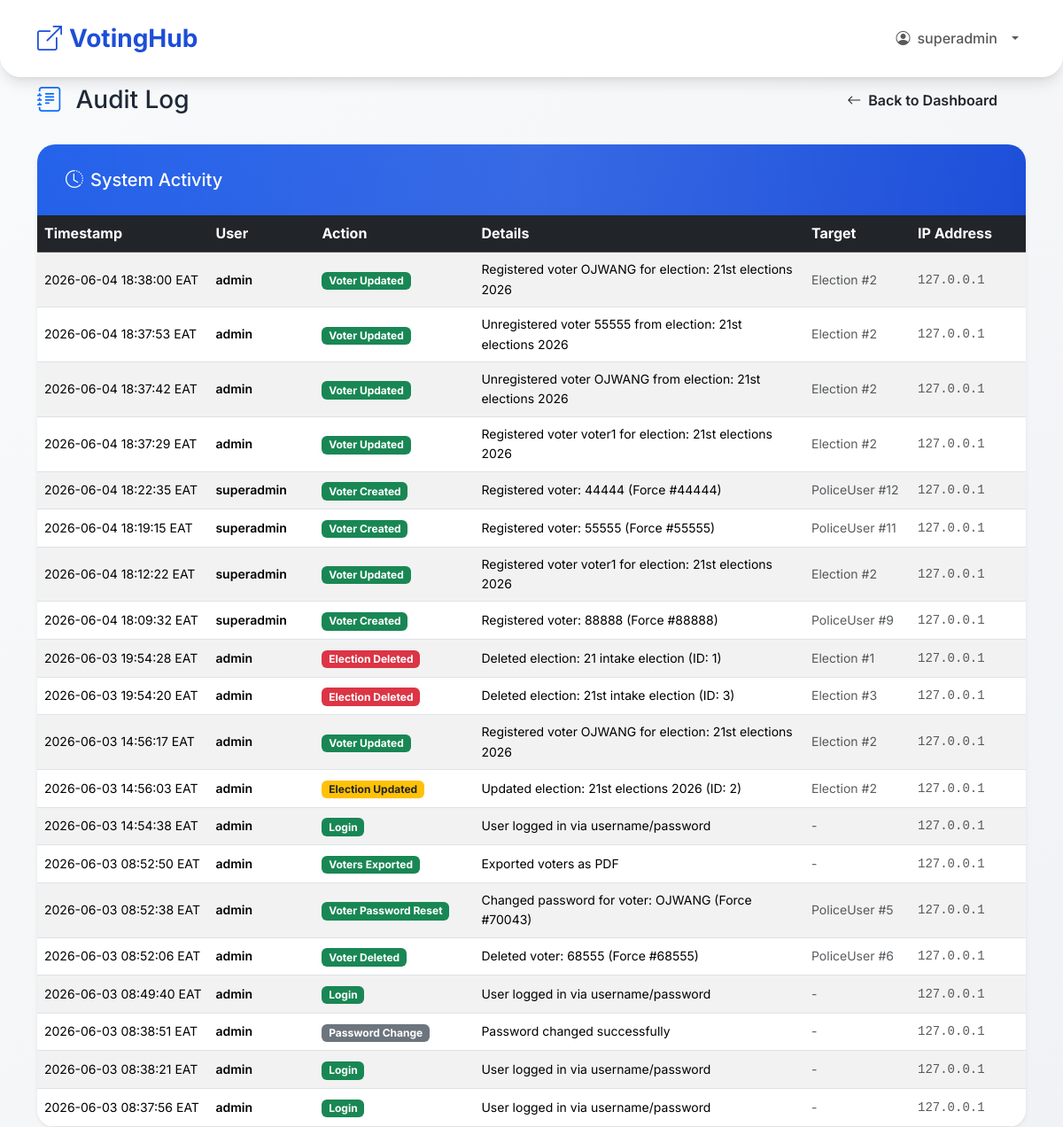
/polls/admin/audit-log/ (signed in), run on the app's committed database.
### polls/models.py (models this page shows, shortened)
class PoliceUser(AbstractUser):
    force_number = models.CharField(
        max_length=50,
        unique=True,
        help_text="Force Number"
    )
    rank = models.CharField(
        max_length=50,
        choices=[
            ('PC', 'PC'),
            ('CPL', 'CPL'),
            ('SGT', 'SGT'),
            ('S/SGT', 'S/SGT'),
            ('HCM', 'HCM'),
            ('AIP', 'AIP'),
            ('IP', 'IP'),
            ('ASP', 'ASP'),
            ('SP', 'SP'),
            ('SSP', 'SSP'),
            ('ACP', 'ACP'),
            ('CP', 'CP'),
        ]
    )
    station = models.CharField(max_length=100)
    phone = models.CharField(max_length=15, blank=True)
    otp_code = models.CharField(max_length=6, blank=True, null=True)
    otp_expiry = models.DateTimeField(blank=True, null=True)
    is_active_voter = models.BooleanField(default=False)
    role = models.CharField(
        max_length=20,
        choices=[
            ('SUPER_ADMIN', 'Super Admin'),
            ('ADMIN', 'Election Admin'),
            ('VOTER', 'Voter'),
        ],
        default='VOTER'
    )
    must_change_password = models.BooleanField(default=True)

class AuditLog(models.Model):
    ACTION_LOGIN = 'LOGIN'
    ACTION_LOGOUT = 'LOGOUT'
    ACTION_VOTE = 'VOTE'
    ACTION_PASSWORD_CHANGE = 'PASSWORD_CHANGE'
    ACTION_ADMIN_CREATE = 'ADMIN_CREATE'
    ACTION_ADMIN_UPDATE = 'ADMIN_UPDATE'
    ACTION_ADMIN_DELETE = 'ADMIN_DELETE'
    ACTION_ELECTION_CREATE = 'ELECTION_CREATE'
    ACTION_ELECTION_UPDATE = 'ELECTION_UPDATE'
    ACTION_ELECTION_DELETE = 'ELECTION_DELETE'
    ACTION_ELECTION_TOGGLE = 'ELECTION_TOGGLE'
    ACTION_CANDIDATE_CREATE = 'CANDIDATE_CREATE'
    ACTION_CANDIDATE_UPDATE = 'CANDIDATE_UPDATE'
    ACTION_CANDIDATE_DELETE = 'CANDIDATE_DELETE'
    ACTION_VOTER_CREATE = 'VOTER_CREATE'
    ACTION_VOTER_UPDATE = 'VOTER_UPDATE'
    ACTION_VOTER_DELETE = 'VOTER_DELETE'
    ACTION_VOTER_RESET_PASSWORD = 'VOTER_RESET_PASSWORD'
    ACTION_VOTER_BULK_CREATE = 'VOTER_BULK_CREATE'
    ACTION_POSITION_CREATE = 'POSITION_CREATE'
    ACTION_POSITION_UPDATE = 'POSITION_UPDATE'
    ACTION_POSITION_DELETE = 'POSITION_DELETE'
    ACTION_EXPORT_VOTERS = 'EXPORT_VOTERS'
    ACTION_EXPORT_CANDIDATES = 'EXPORT_CANDIDATES'
    ACTION_EXPORT_RESULTS = 'EXPORT_RESULTS'
    ACTION_CHOICES = [
        (ACTION_LOGIN, 'Login'),
        (ACTION_LOGOUT, 'Logout'),
        (ACTION_VOTE, 'Vote Cast'),
        (ACTION_PASSWORD_CHANGE, 'Password Change'),
        (ACTION_ADMIN_CREATE, 'Admin Create (Legacy)'),
        (ACTION_ADMIN_UPDATE, 'Admin Update (Legacy)'),
        (ACTION_ADMIN_DELETE, 'Admin Delete (Legacy)'),
        (ACTION_ELECTION_CREATE, 'Election Created'),
        (ACTION_ELECTION_UPDATE, 'Election Updated'),
        (ACTION_ELECTION_DELETE, 'Election Deleted'),
        (ACTION_ELECTION_TOGGLE, 'Election Toggled'),
        (ACTION_CANDIDATE_CREATE, 'Candidate Created'),
        (ACTION_CANDIDATE_UPDATE, 'Candidate Updated'),
        (ACTION_CANDIDATE_DELETE, 'Candidate Deleted'),
        (ACTION_VOTER_CREATE, 'Voter Created'),
        (ACTION_VOTER_UPDATE, 'Voter Updated'),
        (ACTION_VOTER_DELETE, 'Voter Deleted'),
        (ACTION_VOTER_RESET_PASSWORD, 'Voter Password Reset'),
        (ACTION_VOTER_BULK_CREATE, 'Voters Bulk Created'),
        (ACTION_POSITION_CREATE, 'Position Created'),
        (ACTION_POSITION_UPDATE, 'Position Updated'),
        (ACTION_POSITION_DELETE, 'Position Deleted'),
        (ACTION_EXPORT_VOTERS, 'Voters Exported'),
        (ACTION_EXPORT_CANDIDATES, 'Candidates Exported'),
        (ACTION_EXPORT_RESULTS, 'Results Exported'),
    ]
    user = models.ForeignKey(PoliceUser, on_delete=models.CASCADE, related_name='audit_logs')
    action = models.CharField(max_length=30, choices=ACTION_CHOICES)
    ip_address = models.GenericIPAddressField(null=True, blank=True)
    details = models.TextField()
    target_model = models.CharField(max_length=50, blank=True)
    target_id = models.IntegerField(null=True, blank=True)
    timestamp = models.DateTimeField(auto_now_add=True)
    class Meta:
        ordering = ['-timestamp']

### polls/views_admin.py (the view)
# urls.py: path('admin/audit-log/', views_admin.audit_log, name='audit_log'),
@login_required
@user_passes_test(is_admin)
def audit_log(request):
    logs = AuditLog.objects.all().select_related('user').order_by('-timestamp')[:500]
    return render(request, 'polls/audit_log.html', {'logs': logs})

### polls/views_admin.py (called while the page is built)
def is_admin(user):
    return user.role in ['SUPER_ADMIN', 'ADMIN']

### templates/polls/audit_log.html (shortened to what this page needs)
{% extends 'base.html' %}
{% block content %}
<div class="row justify-content-center">
    <div class="col-lg-12">
        <div class="d-flex justify-content-between align-items-center mb-4">
            <h1 class="h3 mb-0">
                <i class="bi bi-journal-text me-2 text-primary"></i>
                Audit Log
            </h1>
<a href="{% url 'polls:admin_dashboard' %}" class="btn btn-back-dashboard">
                <i class="bi bi-arrow-left"></i> Back to Dashboard
            </a>
        </div>
        <div class="card shadow-sm">
            <div class="card-header bg-white">
                <h5 class="mb-0"><i class="bi bi-clock-history me-2"></i>System Activity</h5>
            </div>
            <div class="card-body p-0">
                <div class="table-responsive">
                    <table class="table table-hover table-striped mb-0 align-middle">
                        <thead class="table-dark">
                            <tr>
                                <th style="width: 160px;">Timestamp</th>
                                <th style="width: 120px;">User</th>
                                <th style="width: 180px;">Action</th>
                                <th>Details</th>
                                <th style="width: 120px;">Target</th>
                                <th style="width: 130px;">IP Address</th>
                            </tr>
                        </thead>
                        <tbody>
                            {% for log in logs %}
                            <tr>
                                <td class="text-nowrap small">{{ log.timestamp|date:"Y-m-d H:i:s" }} EAT</td>
                                <td class="small">
                                    <span class="fw-semibold">{{ log.user.username }}</span>
                                </td>
                                <td>
                                    <span class="badge
                                        {% if 'CREATE' in log.action or 'LOGIN' in log.action or 'VOTE' in log.action %}bg-success
                                        {% elif 'UPDATE' in log.action or 'TOGGLE' in log.action %}bg-warning text-dark
                                        {% elif 'DELETE' in log.action %}bg-danger
                                        {% elif 'EXPORT' in log.action %}bg-info text-dark
                                        {% elif 'PASSWORD' in log.action %}bg-secondary
                                        {% else %}bg-light text-dark{% endif %}">
                                        {{ log.get_action_display }}
                                    </span>
                                </td>
                                <td class="small">{{ log.details }}</td>
                                <td class="small text-muted">
                                    {% if log.target_model %}
                                        {{ log.target_model }}{% if log.target_id %} #{{ log.target_id }}{% endif %}
                                    {% else %}-{% endif %}
                                </td>
                                <td class="small text-muted font-monospace">{{ log.ip_address|default:"-" }}</td>
                            </tr>
                            {% endfor %}
                        </tbody>
                    </table>
                </div>
            </div>
        </div>
    </div>
</div>
{% endblock %}

### templates/base.html (shortened to what this page needs)
<!DOCTYPE html>
<html lang="en">
<head>
    <link href="https://cdn.jsdelivr.net/npm/bootstrap@5.3.3/dist/css/bootstrap.min.css" rel="stylesheet">
    {% load static %}
    <link href="https://cdn.jsdelivr.net/npm/bootstrap-icons@1.11.3/font/bootstrap-icons.css" rel="stylesheet">
    <link rel="stylesheet" href="{% static 'polls/css/modern.css' %}">
</head>
<body class="{% block body_class %}{% endblock %}">
    <nav class="navbar navbar-expand-lg py-3">
        <div class="container">
            <a class="navbar-brand fw-bold" href="{% url 'polls:dashboard' %}">
                <i class="bi bi-box-arrow-up-right me-2"></i>VotingHub
            </a>
            <div class="collapse navbar-collapse" id="navbarNav">
                <ul class="navbar-nav ms-auto align-items-lg-center">
                    {% if user.is_authenticated %}
                        <li class="nav-item dropdown">
                            <a class="nav-link dropdown-toggle d-flex align-items-center gap-2" href="#" role="button" data-bs-toggle="dropdown" aria-expanded="false">
                                <i class="bi bi-person-circle"></i> <span>{{ user.username }}</span>
                            </a>
                        </li>
                    {% else %}
                        <li class="nav-item">
                            <a class="nav-link" href="{% url 'polls:login' %}"><i class="bi bi-box-arrow-in-right me-1"></i> Login</a>
                        </li>
                    {% endif %}
                </ul>
            </div>
        </div>
    </nav>
    <div class="container">
        {% block content %}
        {% endblock %}
    </div>
</body>
</html>

### static/polls/css/modern.css (style rules this page uses)
:root { --primary: #2563eb; --primary-dark: #1d4ed8; --success: #10b981; --success-dark: #059669; --danger: #ef4444; --warning: #f59e0b; --dark: #1f2937; --light: #f9fafb; --border: #e5e7eb; --shadow: 0 10px 15px -3px rgba(0,0,0,0.1), 0 4px 6px -2px rgba(0,0,0,0.05); --shadow-lg: 0 25px 50px -12px rgba(0,0,0,0.25); }
* { margin: 0; padding: 0; box-sizing: border-box; }
body { font-family: 'Inter', -apple-system, BlinkMacSystemFont, sans-serif; line-height: 1.6; color: var(--dark); background: linear-gradient(135deg, var(--light) 0%, #f0f2f5 100%); min-height: 100vh; }
.navbar { background: rgba(255, 255, 255, 0.98); backdrop-filter: blur(20px); box-shadow: var(--shadow); border-radius: 0 0 24px 24px; padding: 1rem 0; }
.navbar-brand { font-weight: 800; font-size: 1.75rem; color: var(--primary-dark) !important; }
.card { background: white; border-radius: 20px; box-shadow: var(--shadow); border: none; overflow: hidden; transition: all 0.3s cubic-bezier(0.4, 0, 0.2, 1); }
.card-header { background: linear-gradient(135deg, var(--primary) 0%, var(--primary-dark) 100%); color: white; padding: 1.75rem 2rem; border: none; position: relative; overflow: hidden; }
.card-header::before { content: ''; position: absolute; top: 0; left: 0; right: 0; bottom: 0; background: linear-gradient(90deg, transparent 0%, rgba(255,255,255,0.1) 50%, transparent 100%); animation: shimmer 2s infinite; }
.btn { border-radius: 16px; padding: 0.875rem 2rem; font-weight: 600; border: none; transition: all 0.3s cubic-bezier(0.4, 0, 0.2, 1); text-decoration: none; display: inline-flex; align-items: center; gap: 0.5rem; position: relative; overflow: hidden; }
.btn::before { content: ''; position: absolute; top: 0; left: -100%; width: 100%; height: 100%; background: linear-gradient(90deg, transparent, rgba(255,255,255,0.3), transparent); transition: left 0.5s; }
.navbar-nav .nav-link { white-space: nowrap; font-weight: 500; }
.navbar-nav .dropdown-toggle::after { vertical-align: middle; margin-left: 0.5rem; }
.card { animation: fadeInUp 0.6s ease forwards; }

### data on the page
PoliceUser: username "superadmin"
AuditLog: timestamp "2026-06-04 18:38:00", user.username "admin", action "Voter Updated", details "Registered voter OJWANG for election: 21st elections 2026", target_model "Election", target_id "2", ip_address "127.0.0.1"
AuditLog: timestamp "2026-06-04 18:37:53", user.username "admin", action "Voter Updated", details "Unregistered voter 55555 from election: 21st elections 2026", target_model "Election", target_id "2", ip_address "127.0.0.1"
AuditLog: timestamp "2026-06-04 18:37:42", user.username "admin", action "Voter Updated", details "Unregistered voter OJWANG from election: 21st elections 2026", target_model "Election", target_id "2", ip_address "127.0.0.1"
AuditLog: timestamp "2026-06-04 18:37:29", user.username "admin", action "Voter Updated", details "Registered voter voter1 for election: 21st elections 2026", target_model "Election", target_id "2", ip_address "127.0.0.1"
AuditLog: timestamp "2026-06-04 18:22:35", user.username "superadmin", action "Voter Created", details "Registered voter: 44444 (Force #44444)", target_model "PoliceUser", target_id "12", ip_address "127.0.0.1"
AuditLog: timestamp "2026-06-04 18:19:15", user.username "superadmin", action "Voter Created", details "Registered voter: 55555 (Force #55555)", target_model "PoliceUser", target_id "11", ip_address "127.0.0.1"
AuditLog: timestamp "2026-06-04 18:12:22", user.username "superadmin", action "Voter Updated", details "Registered voter voter1 for election: 21st elections 2026", target_model "Election", target_id "2", ip_address "127.0.0.1"
AuditLog: timestamp "2026-06-04 18:09:32", user.username "superadmin", action "Voter Created", details "Registered voter: 88888 (Force #88888)", target_model "PoliceUser", target_id "9", ip_address "127.0.0.1"
AuditLog: timestamp "2026-06-03 19:54:28", user.username "admin", action "Election Deleted", details "Deleted election: 21 intake election (ID: 1)", target_model "Election", target_id "1", ip_address "127.0.0.1"
AuditLog: timestamp "2026-06-03 19:54:20", user.username "admin", action "Election Deleted", details "Deleted election: 21st intake election (ID: 3)", target_model "Election", target_id "3", ip_address "127.0.0.1"
AuditLog: timestamp "2026-06-03 14:56:17", user.username "admin", action "Voter Updated", details "Registered voter OJWANG for election: 21st elections 2026", target_model "Election", target_id "2", ip_address "127.0.0.1"
AuditLog: timestamp "2026-06-03 14:56:03", user.username "admin", action "Election Updated", details "Updated election: 21st elections 2026 (ID: 2)", target_model "Election", target_id "2", ip_address "127.0.0.1"
AuditLog: timestamp "2026-06-03 14:54:38", user.username "admin", action "Login", details "User logged in via username/password", ip_address "127.0.0.1"
AuditLog: timestamp "2026-06-03 08:52:50", user.username "admin", action "Voters Exported", details "Exported voters as PDF", ip_address "127.0.0.1"
AuditLog: timestamp "2026-06-03 08:52:38", user.username "admin", action "Voter Password Reset", details "Changed password for voter: OJWANG (Force #70043)", target_model "PoliceUser", target_id "5", ip_address "127.0.0.1"
AuditLog: timestamp "2026-06-03 08:52:06", user.username "admin", action "Voter Deleted", details "Deleted voter: 68555 (Force #68555)", target_model "PoliceUser", target_id "6", ip_address "127.0.0.1"
AuditLog: timestamp "2026-06-03 08:49:40", user.username "admin", action "Login", details "User logged in via username/password", ip_address "127.0.0.1"
AuditLog: timestamp "2026-06-03 08:38:51", user.username "admin", action "Password Change", details "Password changed successfully", ip_address "127.0.0.1"
AuditLog: timestamp "2026-06-03 08:38:21", user.username "admin", action "Login", details "User logged in via username/password", ip_address "127.0.0.1"
AuditLog: timestamp "2026-06-03 08:37:56", user.username "admin", action "Login", details "User logged in via username/password", ip_address "127.0.0.1"
